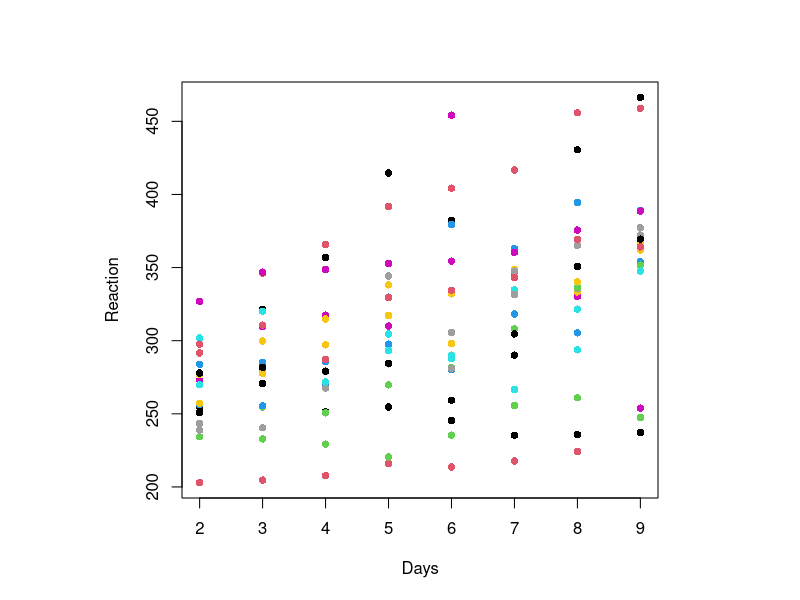
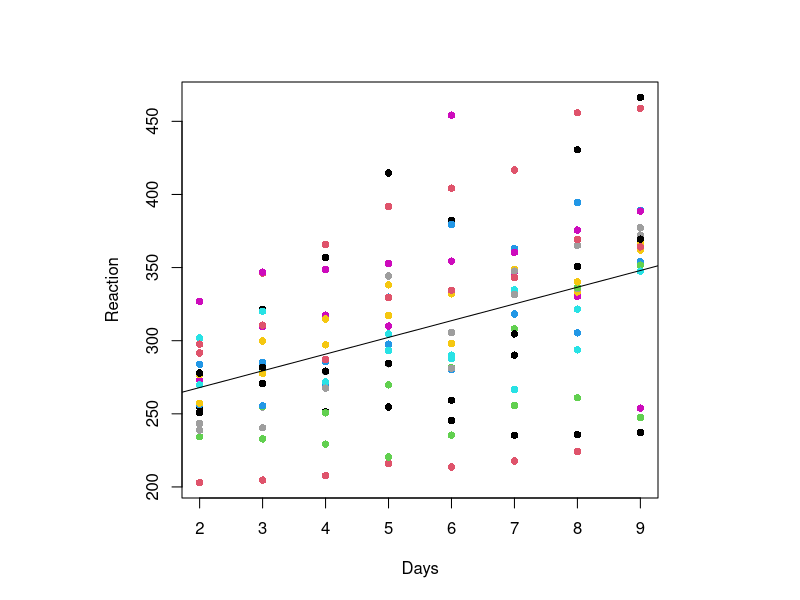
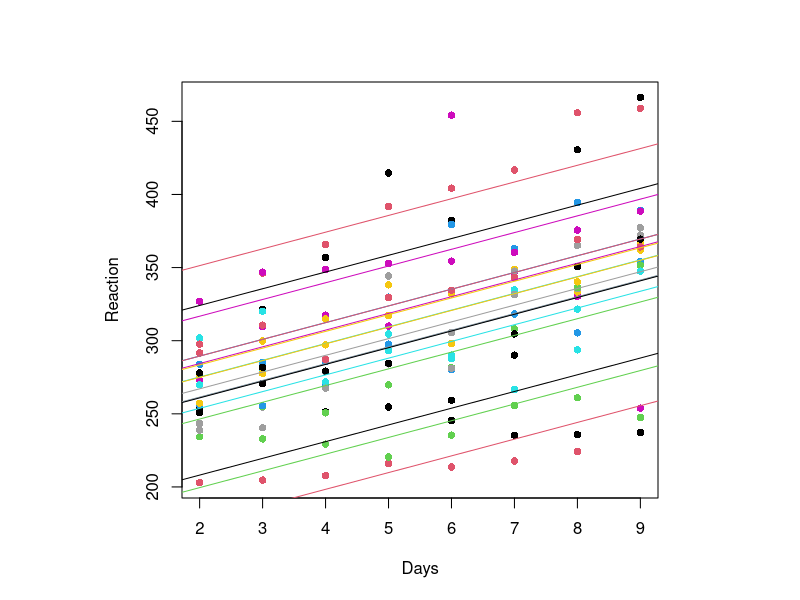
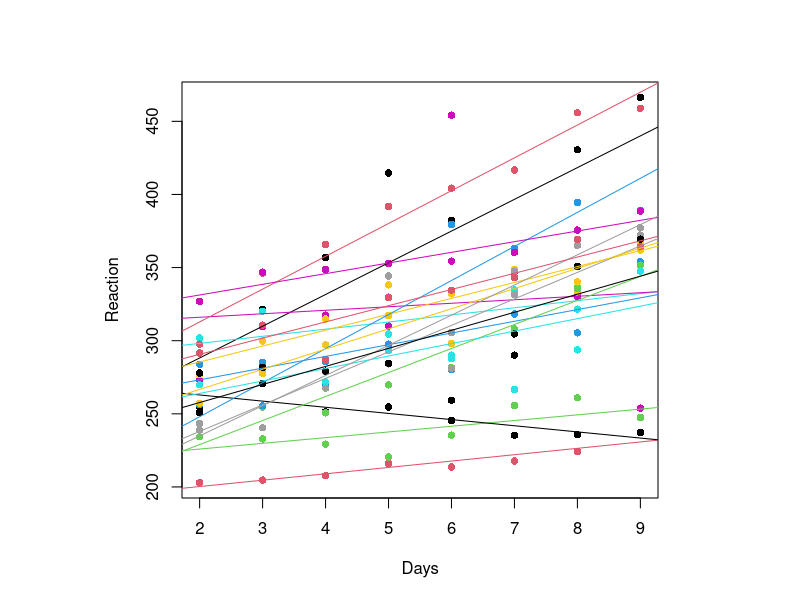
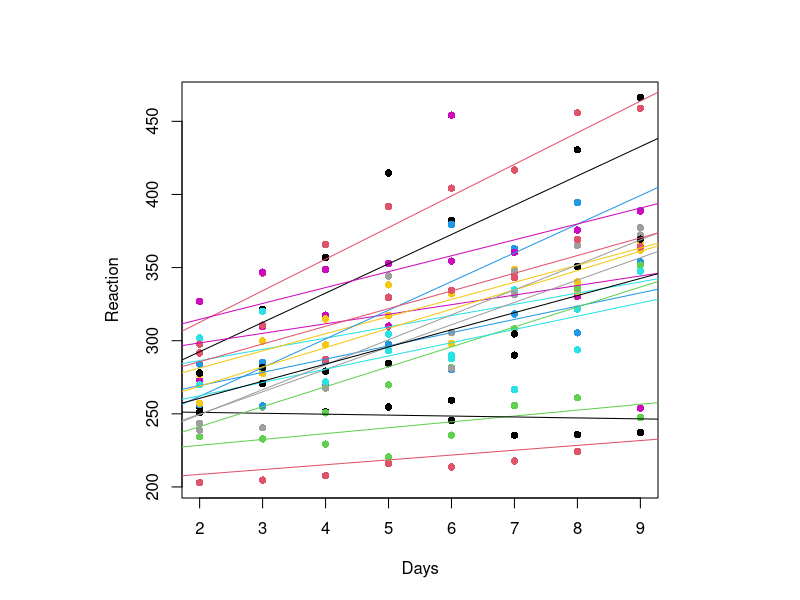
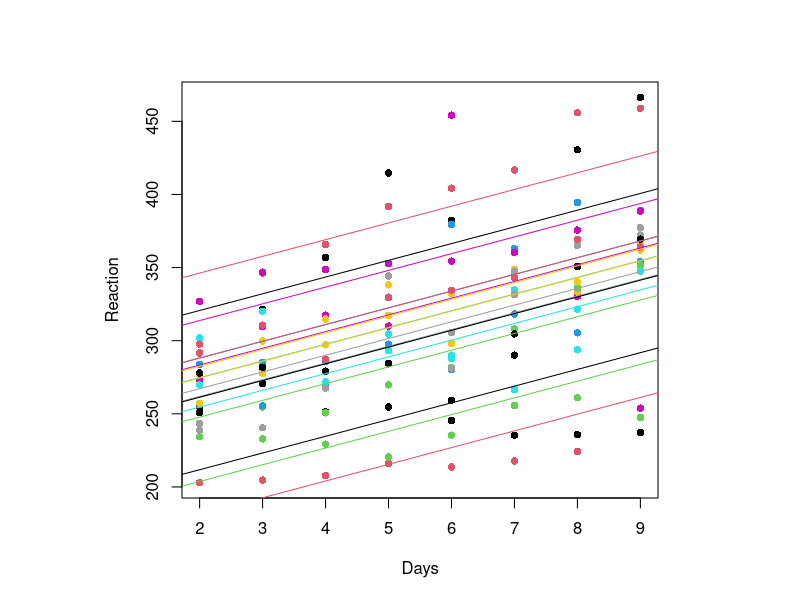
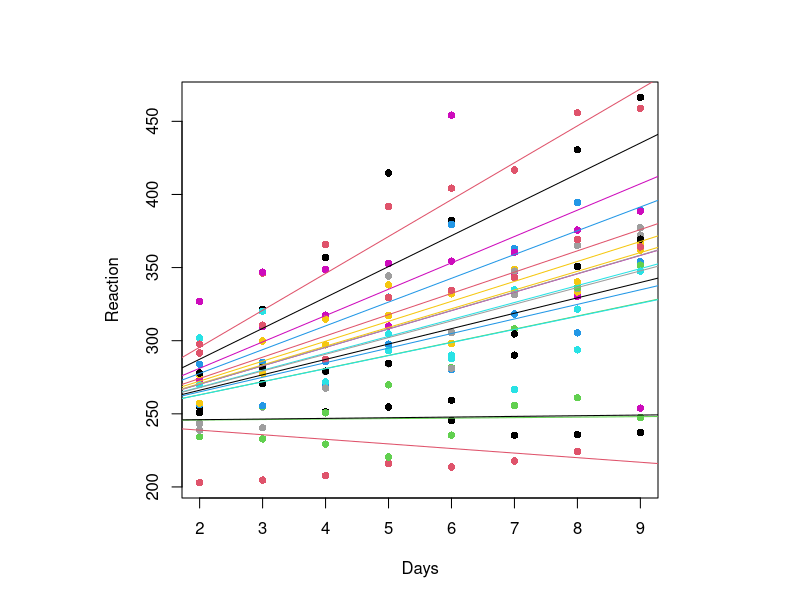

Generate these figures, in order, with R:
## ---- chunk 1
knitr::opts_chunk$set(collapse=TRUE, comment = "#>", fig.width=9, fig.height=6, eval=TRUE, echo=TRUE, results="verbatim", warning=FALSE)
## ---- chunk 2
d = lme4::sleepstudy
d = d[d$Days>1,]
head(d)
dim(d)
layout(1, respect=TRUE)
plot(Reaction~Days, d, pch=16, col=d$Subject)
## ---- chunk 3
m0 = lm(Reaction~Days, d)
m1 = lm(Reaction~Days+Subject, d)
m2 = lm(Reaction~Days*Subject, d)
## ---- chunk 4
layout(1, respect=TRUE)

m0 = lm(Reaction~Days, d)
summary(m0)
plot(Reaction~Days, d, pch=16, col=d$Subject)
abline(m0)

m1 = lm(Reaction~Days+Subject, d)
summary(m1)
plot(Reaction~Days, d, pch=16, col=d$Subject)
abline(a=m1$coef[1]             , b=m1$coef[2], col=1)
n = length(levels(d$Subject))
for (i in 2:n) {
  abline(a=m1$coef[1] + m1$coef[i+1], b=m1$coef[2], col=i)  
}


m2 = lm(Reaction~Days*Subject, d)
summary(m2)
plot(Reaction~Days, d, pch=16, col=d$Subject)
abline(a=m2$coef[1]             , b=m2$coef[2]              , col=1)
n = length(levels(d$Subject))
for (i in 2:n) {
  abline(a=m2$coef[1] + m2$coef[i+1], b=m2$coef[2] + m2$coef[n+i] , col=i)
}
# abline(a=m2$coef[1] + m2$coef[3], b=m2$coef[2] + m2$coef[7] , col=2)
# abline(a=m2$coef[1] + m2$coef[4], b=m2$coef[2] + m2$coef[8] , col=3)
# abline(a=m2$coef[1] + m2$coef[5], b=m2$coef[2] + m2$coef[9] , col=4)
# abline(a=m2$coef[1] + m2$coef[6], b=m2$coef[2] + m2$coef[10], col=5)

## ---- chunk 5
m4 = lme4::lmer(Reaction ~ Days + (Days | Subject), data=d)
## ---- chunk 6
layout(1, respect=TRUE)


m4 = lme4::lmer(Reaction ~ Days + (Days | Subject), data=d)
summary(m4)
coef(m4)
plot(Reaction~Days, d, pch=16, col=d$Subject)
n = length(levels(d$Subject))
for (i in 1:n) {
  abline(a=coef(m4)$Subject[i,1], b=coef(m4)$Subject[i,2], col=i)
}
## ---- chunk 7
m6 = lme4::lmer(Reaction ~ Days + (1 | Subject), data = d)
m8 = lme4::lmer(Reaction ~ Days + (0+Days | Subject), data = d)
## ---- chunk 8
layout(1, respect=TRUE)

m6 = lme4::lmer(Reaction ~ Days + (1 | Subject), data = d)
summary(m6)
coef(m6)
plot(Reaction~Days, d, pch=16, col=d$Subject)
n = length(levels(d$Subject))
for (i in 1:n) {
  abline(a=coef(m6)$Subject[i,1], b=coef(m6)$Subject[i,2], col=i)
}

m8 = lme4::lmer(Reaction ~ Days + (0+Days | Subject), data = d)
summary(m8)
coef(m8)
plot(Reaction~Days, d, pch=16, col=d$Subject)
for (i in 1:n) {
  abline(a=coef(m8)$Subject[i,1], b=coef(m8)$Subject[i,2], col=i)
}
## ---- chunk 9
BIC(m0)
BIC(m1)
BIC(m2)
BIC(m4)
BIC(m6)
BIC(m8)
## ---- chunk 10
sessionInfo()
